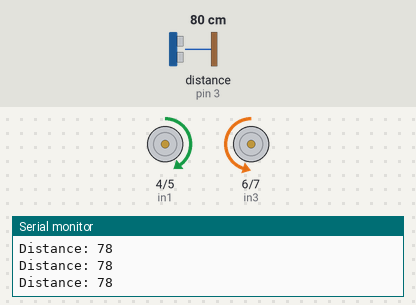
A sketch run on a simulated Arduino Uno, built with avr-gcc and run on an emulated ATmega328P. Parts: motor-driver pin pairs drawn as motors (green arrow = first pin HIGH = forward, orange = second pin HIGH = backward, longer = more drive, scaled by the enable pin), the last lines printed to the serial monitor. Wiring (inferred from the names in the program): ultrasonic range finder: trigger pin 2; echo pin 3. The inputs (shaded band) are chosen by the test bench; at power-on: distance to the obstacle (sensor on pin 3) 80 cm. The echo pulse lasts 58.3 µs per cm.

Above: at 1.2 s.
1.3 s: distance to the obstacle (sensor on pin 3) set to 24 cm
2.8 s: distance to the obstacle (sensor on pin 3) set to 20 cm
At 4.0 s:
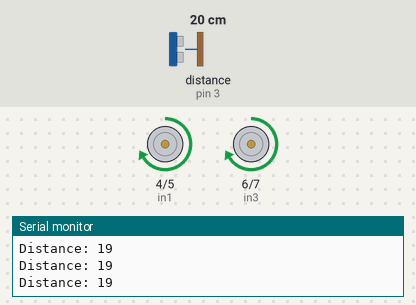
4.3 s: distance to the obstacle (sensor on pin 3) set to 35 cm
At 5.1 s:
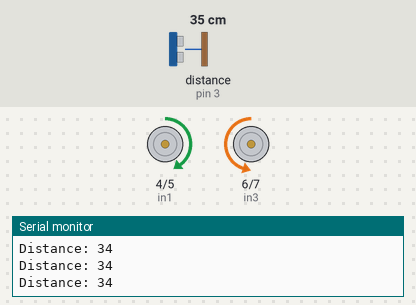
7.3 s: distance to the obstacle (sensor on pin 3) set to 18 cm
At 8.5 s:
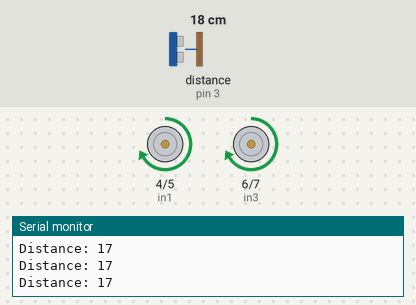
Timing chart, 0 to 9.8 s (numbered marks = the images above; inputs shaded):
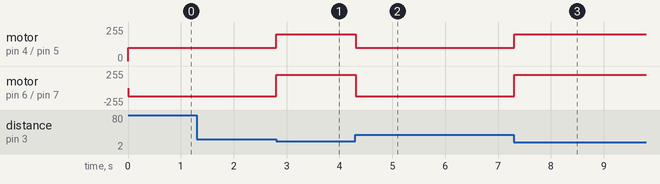

The sketch:

sketch_may07a.ino
```cpp
/*  Arduino DC Motor Control - PWM | H-Bridge | L298N
         Example 02 - Arduino Robot Car Control
    by Dejan Nedelkovski, www.HowToMechatronics.com
*/
#define enA 9
#define in1 4
#define in2 5
#define enB 10
#define in3 6
#define in4 7

const int trigPin = 2;
const int echoPin = 3;

long duration;
int distance;

int motorSpeedA = 0;
int motorSpeedB = 0;
void setup() {

  pinMode(trigPin, OUTPUT); // Sets the trigPin as an Output
  pinMode(echoPin, INPUT); // Sets the echoPin as an Input
  Serial.begin(9600); // Starts the serial communication

  pinMode(enA, OUTPUT);
  pinMode(enB, OUTPUT);
  pinMode(in1, OUTPUT);
  pinMode(in2, OUTPUT);
  pinMode(in3, OUTPUT);
  pinMode(in4, OUTPUT);
}
void loop() {

  digitalWrite(trigPin, LOW);
  delayMicroseconds(2);
  // Sets the trigPin on HIGH state for 10 micro seconds
  digitalWrite(trigPin, HIGH);
  delayMicroseconds(10);
  digitalWrite(trigPin, LOW);
  // Reads the echoPin, returns the sound wave travel time in microseconds
  duration = pulseIn(echoPin, HIGH);
  // Calculating the distance
  distance= duration*0.034/2;
  // Prints the distance on the Serial Monitor


  if(distance > 20){

    digitalWrite(in1, HIGH);
    digitalWrite(in2, LOW);

    digitalWrite(in3, LOW);
    digitalWrite(in4, HIGH);

    motorSpeedA = 100;
    motorSpeedB = 120;

    analogWrite(enA, motorSpeedA); // Send PWM signal to motor A
    analogWrite(enB, motorSpeedB); // Send PWM signal to motor


  }else{
    digitalWrite(in1, HIGH);
    digitalWrite(in2, LOW);

    digitalWrite(in3, HIGH);
    digitalWrite(in4, LOW);

    motorSpeedA = 200;
    motorSpeedB = 200;

    analogWrite(enA, motorSpeedA); // Send PWM signal to motor A
    analogWrite(enB, motorSpeedB); // Send PWM signal to motor B
  }
  Serial.print("Distance: ");
  Serial.println(distance);


}
```

Measured:
- the behaviour switches between 22 and 21 cm on distance to the obstacle (sensor on pin 3) (found by bisection; images 0 and 1)
- after the input at 2.8 s, motor on pin 4 (in1) / pin 5 (in2): forward 100/255 → forward 200/255 at once; motor on pin 6 (in3) / pin 7 (in4): backward 120/255 → forward 200/255 at once
- after the input at 4.3 s, motor on pin 4 (in1) / pin 5 (in2): forward 200/255 → forward 100/255 at once; motor on pin 6 (in3) / pin 7 (in4): forward 200/255 → backward 120/255 at once
- after the input at 7.3 s, motor on pin 4 (in1) / pin 5 (in2): forward 100/255 → forward 200/255 at once; motor on pin 6 (in3) / pin 7 (in4): backward 120/255 → forward 200/255 at once
